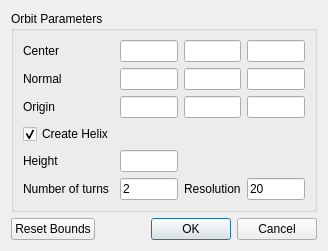
<?xml version="1.0" encoding="UTF-8"?>
<ui version="4.0">
 <class>OrbitCreatorDialog</class>
 <widget class="QDialog" name="OrbitCreatorDialog">
  <property name="geometry">
   <rect>
    <x>0</x>
    <y>0</y>
    <width>328</width>
    <height>229</height>
   </rect>
  </property>
  <property name="windowTitle">
   <string>Create Orbit</string>
  </property>
  <layout class="QVBoxLayout">
   <item>
    <widget class="QGroupBox" name="groupBox">
     <property name="title">
      <string>Orbit Parameters</string>
     </property>
     <layout class="QGridLayout">
      <item row="0" column="0">
       <widget class="QLabel" name="label">
        <property name="text">
         <string>Center</string>
        </property>
       </widget>
      </item>
      <item row="0" column="2">
       <widget class="pqLineEdit" name="center0"/>
      </item>
      <item row="0" column="3">
       <widget class="pqLineEdit" name="center1"/>
      </item>
      <item row="0" column="4">
       <widget class="pqLineEdit" name="center2"/>
      </item>
      <item row="1" column="0">
       <widget class="QLabel" name="normalLabel">
        <property name="text">
         <string>Normal</string>
        </property>
       </widget>
      </item>
      <item row="1" column="2">
       <widget class="pqLineEdit" name="normal0"/>
      </item>
      <item row="1" column="3">
       <widget class="pqLineEdit" name="normal1"/>
      </item>
      <item row="1" column="4">
       <widget class="pqLineEdit" name="normal2"/>
      </item>
      <item row="2" column="0">
       <widget class="QLabel" name="label_2">
        <property name="text">
         <string>Origin</string>
        </property>
       </widget>
      </item>
      <item row="2" column="2">
       <widget class="pqLineEdit" name="origin0"/>
      </item>
      <item row="2" column="3">
       <widget class="QLineEdit" name="origin1"/>
      </item>
      <item row="2" column="4">
       <widget class="QLineEdit" name="origin2"/>
      </item>
      <item row="3" column="0">
       <widget class="QCheckBox" name="helix">
        <property name="text">
         <string>Create Helix</string>
        </property>
        <property name="checked">
         <bool>true</bool>
        </property>
       </widget>
      </item>
      <item row="5" column="0">
       <widget class="QLabel" name="label_3">
        <property name="text">
         <string>Height</string>
        </property>
       </widget>
      </item>
      <item row="5" column="2">
       <widget class="pqLineEdit" name="height0"/>
      </item>
      <item row="6" column="0">
       <widget class="QLabel" name="label_4">
        <property name="text">
         <string>Number of turns</string>
        </property>
       </widget>
      </item>
      <item row="6" column="2">
       <widget class="pqLineEdit" name="turns0">
        <property name="text">
         <string>2</string>
        </property>
       </widget>
      </item>
      <item row="7" column="2">
       <spacer>
        <property name="orientation">
         <enum>Qt::Vertical</enum>
        </property>
        <property name="sizeHint" stdset="0">
         <size>
          <width>20</width>
          <height>16</height>
         </size>
        </property>
       </spacer>
      </item>
      <item row="6" column="3">
       <widget class="QLabel" name="label_5">
        <property name="text">
         <string>Resolution</string>
        </property>
       </widget>
      </item>
      <item row="6" column="4">
       <widget class="pqLineEdit" name="resolution0">
        <property name="text">
         <string>20</string>
        </property>
       </widget>
      </item>
     </layout>
    </widget>
   </item>
   <item>
    <layout class="QHBoxLayout">
     <item>
      <widget class="QPushButton" name="resetBounds">
       <property name="text">
        <string>Reset Bounds</string>
       </property>
      </widget>
     </item>
     <item>
      <widget class="QDialogButtonBox" name="buttonBox">
       <property name="orientation">
        <enum>Qt::Horizontal</enum>
       </property>
       <property name="standardButtons">
        <set>QDialogButtonBox::Cancel|QDialogButtonBox::Ok</set>
       </property>
      </widget>
     </item>
    </layout>
   </item>
  </layout>
 </widget>
 <customwidgets>
  <customwidget>
   <class>pqLineEdit</class>
   <extends>QLineEdit</extends>
   <header>pqLineEdit.h</header>
  </customwidget>
 </customwidgets>
 <resources/>
 <connections>
  <connection>
   <sender>buttonBox</sender>
   <signal>accepted()</signal>
   <receiver>OrbitCreatorDialog</receiver>
   <slot>accept()</slot>
   <hints>
    <hint type="sourcelabel">
     <x>248</x>
     <y>254</y>
    </hint>
    <hint type="destinationlabel">
     <x>157</x>
     <y>274</y>
    </hint>
   </hints>
  </connection>
  <connection>
   <sender>buttonBox</sender>
   <signal>rejected()</signal>
   <receiver>OrbitCreatorDialog</receiver>
   <slot>reject()</slot>
   <hints>
    <hint type="sourcelabel">
     <x>316</x>
     <y>260</y>
    </hint>
    <hint type="destinationlabel">
     <x>286</x>
     <y>274</y>
    </hint>
   </hints>
  </connection>
 </connections>
</ui>
